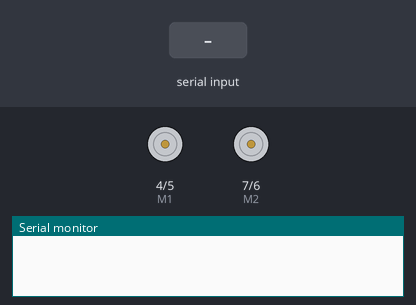
Bench run of a sketch on a simulated Arduino Uno, built with avr-gcc and run on an emulated ATmega328P. Shown: direction and speed pins drawn as motors (green arrow = direction pin HIGH = forward, orange = LOW = backward, longer = more drive), the last lines printed to the serial monitor. Inputs (shaded band) come from the test bench.

Above: at 1.2 s.
1.3 s: "1" received over Serial
At 2.5 s:
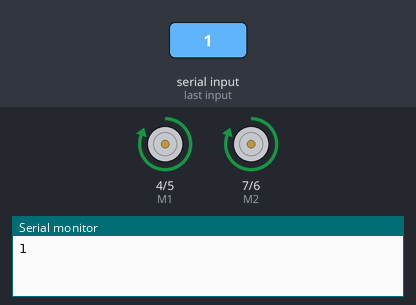
2.8 s: "0" received over Serial
At 3.8 s:
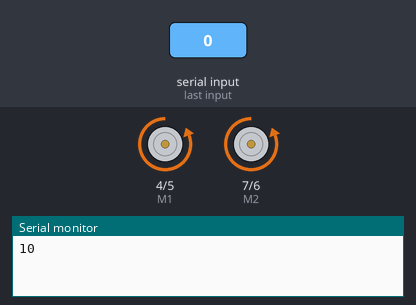
Timing chart, 0 to 5.8 s (numbered marks = the images above; inputs shaded):
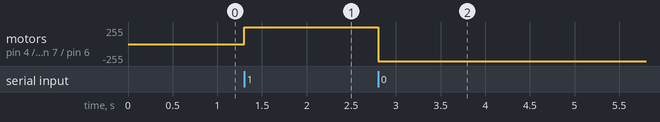

Measured:
- after the input at 1.3 s, motor on pin 4 (M1) / pin 5 (E1), motor on pin 7 (M2) / pin 6 (E2): stopped → forward 255/255 at once
- after the input at 2.8 s, motor on pin 4 (M1) / pin 5 (E1), motor on pin 7 (M2) / pin 6 (E2): forward 255/255 → backward 255/255 at once

The sketch:

PWMForProjek.ino
```cpp
//Arduino PWM Speed Controlï¼š
const int E1 = 5;
const int M1 = 4;
const int E2 = 6;
const int M2 = 7;
const int pingPin = 9;
const int pingPin2 = 8;
char serialData;
//
//long pinPingFunc(int pinPing){
//  long duration, inches, cm;
//
//  pinMode(pinPing, OUTPUT);
//  digitalWrite(pinPing, LOW);
//  delayMicroseconds(2);
//  digitalWrite(pinPing, HIGH);
//  delayMicroseconds(5);
//  digitalWrite(pinPing, LOW);
//
//  pinMode(pinPing, INPUT);
//  duration = pulseIn(pinPing, HIGH);
//
//  inches = microsecondsToInches(duration);
//  cm = microsecondsToCentimeters(duration);
//
//  delay(100);
//  return cm;
//}

void setup()
{
    pinMode(M1, OUTPUT);
    pinMode(M2, OUTPUT);
    Serial.begin(9600);
}

void kiri(){
    digitalWrite(M1,LOW);
    digitalWrite(M2, LOW);
    analogWrite(E1, 255);   //PWM Speed Control
    analogWrite(E2, 255);   //PWM Speed Control
    delay(10);
}

void kanan(){
    digitalWrite(M1,HIGH);
    digitalWrite(M2, HIGH);
    analogWrite(E1, 255);   //PWM Speed Control
    analogWrite(E2, 255);   //PWM Speed Control
    delay(10);
}

void diam(){
    analogWrite(E1, 0);   //PWM Speed Control
    analogWrite(E2, 0);   //PWM Speed Control
    delay(10);
}

void loop()
{
//  long cm1,cm2;
//  cm1 = pinPingFunc(pingPin);
//  cm2 = pinPingFunc(pingPin2);
//
//  Serial.print(cm1);
//  Serial.println("cm in ping 1");
//  Serial.print(cm2);
//  Serial.print("cm in ping 2");
//  Serial.println();

// Kodingan faizin
//  if(cm1 <= 50 || cm2 <= 50){
//    Serial.print("STOP");
//    diam();
//  }else{
//    kanan();
//  }
//  delay(10);

//  if(cm1 <= 5 || cm2 <= 5){
//    Serial.print("Berhenti");
//  } else {
//    if(Serial.available() > 0){
//    serialData = Serial.read();
//    Serial.print(serialData);
//
//    if(serialData == '1'){
//      kanan();
//    } else if(serialData == '0'){
//      kiri();
//    } else{
//      diam();
//    }
//  }
//  }

// Kodingan berhasil
  if(Serial.available() > 0){
    serialData = Serial.read();
    Serial.print(serialData);

    if(serialData == '1'){
      kanan();
    } else if(serialData == '0'){
      kiri();
    } else{
      diam();
    }
//   if(cm1 <= 25 || cm2 <= 25){
//      Serial.print("STOP");
//      diam();
//    }
//    delay(10);
  }
}

//long microsecondsToInches(long microseconds) {
//  return microseconds / 74 / 2;
//}
//
//long microsecondsToCentimeters(long microseconds) {
//  return microseconds / 29 / 2;
//}
```
